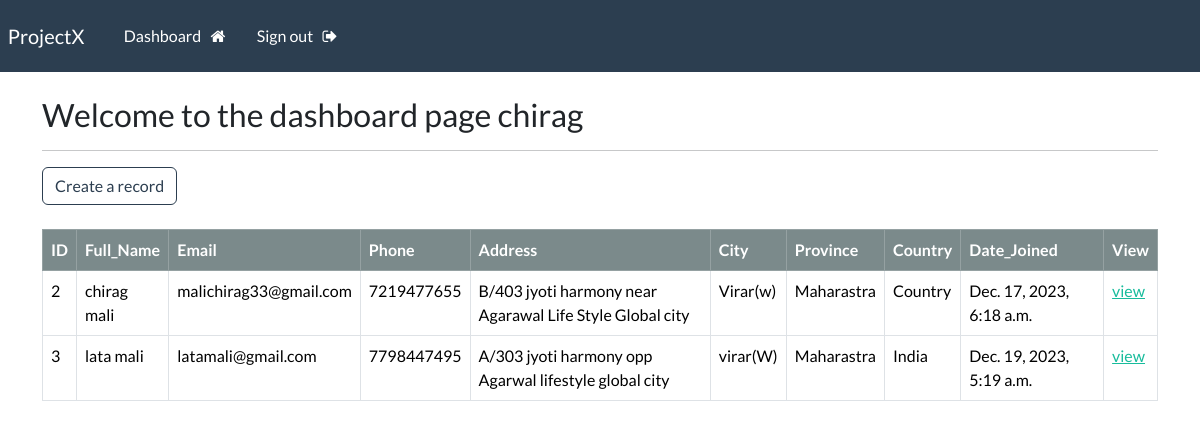
The page /dashboard (signed in) on the database its author committed.
### Student/models.py (models this page shows, shortened)
class Record(models.Model):
    creation_date = models.DateTimeField(auto_now_add=True)
    first_name = models.CharField(max_length=300)
    last_name = models.CharField(max_length=100)
    email = models.EmailField(max_length=100)
    phone = models.CharField(max_length=10)
    address = models.TextField(max_length=200)
    city = models.CharField(max_length=30)
    province = models.CharField(max_length=100)
    country = models.CharField(max_length=100)

### Student/views.py (the view)
# urls.py: path('dashboard',views.dashboard,name='dashboard'),
@login_required(login_url='my-login')
def dashboard(request):
    my_record=Record.objects.all()
    context = {'records':my_record}
    return render (request,'Student/dashboard.html',context)

### Student/templates/Student/dashboard.html
{% extends 'Student/base.html' %}
{% block content %}
    <h3>Welcome to the dashboard page {{user}}</h3>
    <hr>
    <a class="btn btn-outline-primary" type="submit" href="{% url 'create-record' %}">Create a record</a>
    <br>
    <br>
    <table class="table table-hover table-bordered" >
        <thead class="table-dark">
            <tr>
                <th scope="col">ID</th>
                <th scope="col">Full_Name</th>
                <th scope="col">Email</th>
                <th scope="col">Phone</th>
                <th scope="col">Address</th>
                <th scope="col">City</th>
                <th scope="col">Province</th>
                <th scope="col">Country</th>
                <th scope="col">Date_Joined</th>
                <th scope="col">View</th>
            </tr>
        </thead>
        <tbody>
        {% if records %}
            {% for record in records %}
            <tr>
                <td>{{record.id}}</td>
                <td>{{record.first_name}} {{record.last_name}}</td>
                <td>{{record.email}}</td>
                <td>{{record.phone}}</td>
                <td>{{record.address}}</td>
                <td>{{record.city}}</td>
                <td>{{record.province}}</td>
                <td>{{record.country}}</td>
                <td>{{record.creation_date}}</td>
                <td> <a href="{% url 'view-record' record.id %}">view </a></td>
            </tr>
            {% endfor %}
        {% endif %}
        </tbody>
    </table>
{% endblock %}

### Student/templates/Student/base.html (shortened to what this page needs)
{% load static %}
<!DOCTYPE html>
<html lang="en">
<head>
    <link rel="stylesheet" href="https://bootswatch.com/5/flatly/bootstrap.min.css">
    <link rel="stylesheet" href="{% static 'css/styles.css' %}">
    <link rel="stylesheet" href="https://cdnjs.cloudflare.com/ajax/libs/font-awesome/4.7.0/css/font-awesome.min.css">
</head>
<body>
    {% include 'Student/navbar.html' %}
    <div class="container">
        <br>
        {% block content %}
        {% endblock %}
    </div>
</body>
</html>

### Student/templates/Student/navbar.html (shortened to what this page needs)
<nav class="navbar navbar-expand-lg navbar-dark bg-primary justify-content-center">
  <a class="navbar-brand main-heading" href="{% url '' %}">
    &nbsp; ProjectX
  </a>
    <div class="collapse navbar-collapse text-center" id="navbarNavDropdown">
      <ul class="navbar-nav mr-auto">
        {% if user.is_authenticated %}
          <li class="nav-item">
            <a class="nav-link" href="{% url 'dashboard' %}">Dashboard &nbsp; <i class="fa fa-home" aria-hidden="true"></i> </a>
          </li>
          <li class="nav-item">
            <a class="nav-link" href="{% url 'user-logout' %}">Sign out &nbsp; <i class="fa fa-sign-out" aria-hidden="true"></i> </a>
          </li>
      </ul>
      {% endif %}
    </div>
</nav>

### rows shown on the page
Record: id "2", first_name "chirag", last_name "mali", email "malichirag33@gmail.com", phone "7219477655", address "B/403 jyoti harmony near Agarawal Life Style Global city", city "Virar(w)", province "Maharastra", country "Country", creation_date "Dec. 17, 2023, 6:18 a.m."
Record: id "3", first_name "lata", last_name "mali", email "latamali@gmail.com", phone "7798447495", address "A/303 jyoti harmony opp Agarwal lifestyle global city", city "virar(W)", province "Maharastra", country "India", creation_date "Dec. 19, 2023, 5:19 a.m."

### other values the page prints
{{ user }} "chirag"
